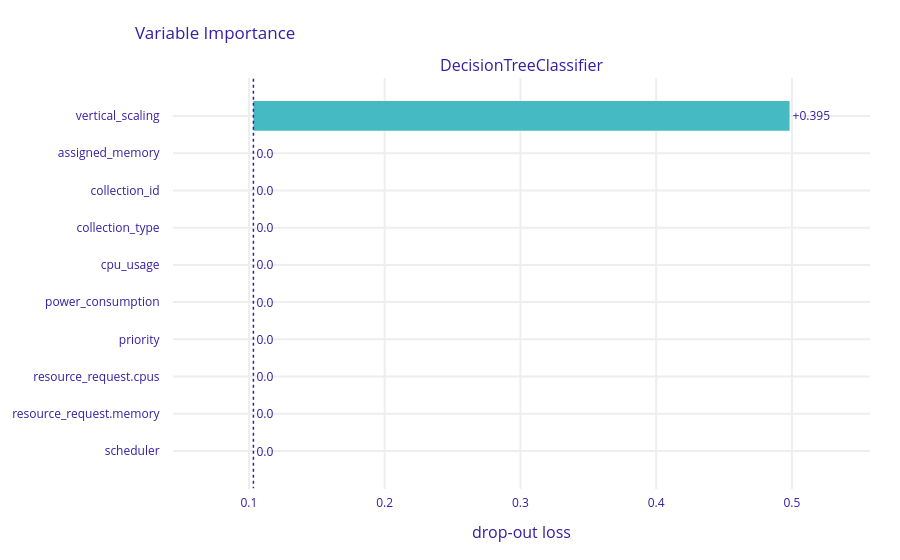

Write notebook code for a chart like this one.
### Code cell
explanation_DR_train = exp_DT_train.model_parts()
explanation_DR_train.result
explanation_DR_train.plot()

### Figure 1 — Plotly figure (JSON) as saved in the notebook; plotly's stock layout.template omitted (floating-point values rounded to 4 significant figures)
{"data": [{"base": 0.1033, "hoverinfo": "text", "hoverlabel": {"bgcolor": "rgba(0, 0, 0, 0.8)"}, "hovertext": ["Model: DecisionTreeClassifier loss after<br>variable: vertical_scaling is permuted: 0.498<br>Drop-out loss change: +0.395", "Model: DecisionTreeClassifier loss after<br>variable: assigned_memory is permuted: 0.103<br>Drop-out loss change: -0.0", "Model: DecisionTreeClassifier loss after<br>variable: collection_id is permuted: 0.103<br>Drop-out loss change: -0.0", "Model: DecisionTreeClassifier loss after<br>variable: collection_type is permuted: 0.103<br>Drop-out loss change: -0.0", "Model: DecisionTreeClassifier loss after<br>variable: cpu_usage is permuted: 0.103<br>Drop-out loss change: -0.0", "Model: DecisionTreeClassifier loss after<br>variable: power_consumption is permuted: 0.103<br>Drop-out loss change: -0.0", "Model: DecisionTreeClassifier loss after<br>variable: priority is permuted: 0.103<br>Drop-out loss change: -0.0", "Model: DecisionTreeClassifier loss after<br>variable: resource_request.cpus is permuted: 0.103<br>Drop-out loss change: -0.0", "Model: DecisionTreeClassifier loss after<br>variable: resource_request.memory is permuted: 0.103<br>Drop-out loss change: -0.0", "Model: DecisionTreeClassifier loss after<br>variable: scheduler is permuted: 0.103<br>Drop-out loss change: -0.0"], "marker": {"color": "#46bac2"}, "orientation": "h", "showlegend": false, "text": ["+0.395", "0.0", "0.0", "0.0", "0.0", "0.0", "0.0", "0.0", "0.0", "0.0"], "textposition": "outside", "type": "bar", "x": [0.395, 0, 0, 0, 0, 0, 0, 0, 0, 0], "xaxis": "x", "y": ["vertical_scaling", "assigned_memory", "collection_id", "collection_type", "cpu_usage", "power_consumption", "priority", "resource_request.cpus", "resource_request.memory", "scheduler"], "yaxis": "y"}], "layout": {"annotations": [{"font": {"size": 16}, "showarrow": false, "text": "DecisionTreeClassifier", "x": 0.5, "xanchor": "center", "xref": "paper", "y": 1, "yanchor": "bottom", "yref": "paper"}, {"font": {"size": 16}, "showarrow": false, "text": "drop-out loss", "x": 0.5, "xanchor": "center", "xref": "paper", "y": 0, "yanchor": "top", "yref": "paper", "yshift": -30}], "autosize": true, "font": {"color": "#371ea3"}, "margin": {"b": 71, "r": 30, "t": 78}, "shapes": [{"line": {"color": "#371ea3", "dash": "dot", "width": 1.5}, "type": "line", "x0": 0.1033, "x1": 0.1033, "xref": "x", "y0": -1, "y1": 10, "yref": "y"}], "title": {"text": "Variable Importance", "x": 0.15}, "xaxis": {"anchor": "y", "automargin": true, "domain": [0, 1], "fixedrange": true, "gridwidth": 2, "range": [0.04407, 0.5575], "tickcolor": "white", "ticklen": 3, "ticks": "outside", "type": "linear", "zeroline": false}, "yaxis": {"anchor": "x", "automargin": true, "autorange": true, "domain": [0, 1], "fixedrange": true, "gridwidth": 2, "range": [10.04, -1.035], "tickcolor": "white", "ticklen": 10, "ticks": "outside", "type": "category"}}}
